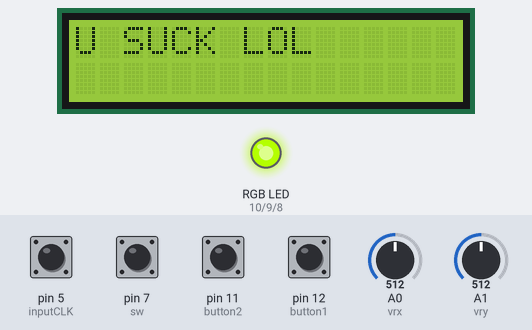
A sketch run on a simulated Arduino Uno, built with avr-gcc and run on an emulated ATmega328P. Shown: 16×2 character LCD, an RGB LED mixed from three pins (HIGH = lit). Inputs (shaded band) come from the test bench; at power-on: pin 5 (inputCLK), pin 7 (sw) HIGH, pin 11 (button2), pin 12 (button1) LOW, A0 (vrx) = 512, A1 (vry) = 512. What the sketch prints to the serial monitor is not drawn.

Above: at 1.2 s.
1.3 s: A0 (vrx) set to 0
At 1.96 s:
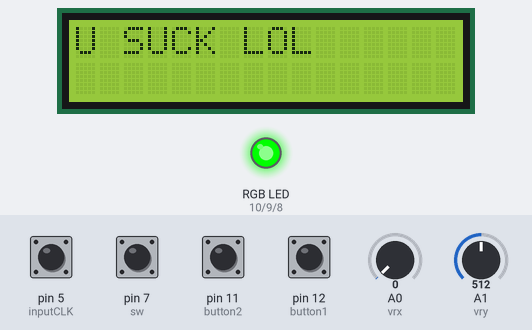
4.0 s: A1 (vry) set to 0
At 4.66 s:
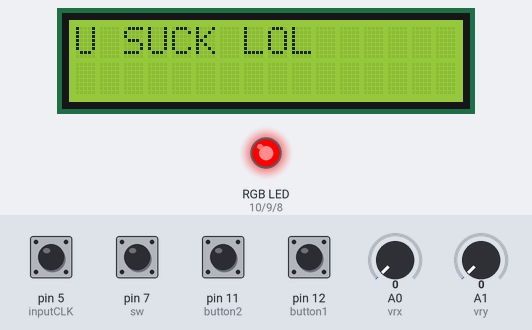
6.6 s: A0 (vrx) set to 122
At 9.48 s:
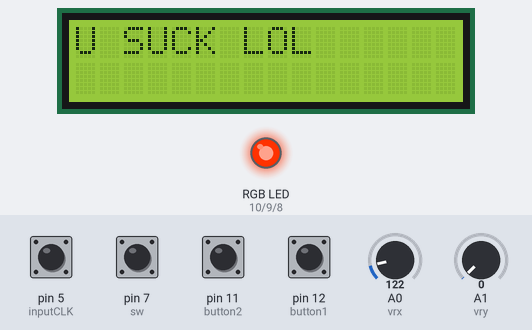
9.6 s: A1 (vry) set to 122
12.6 s: A0 (vrx) set to 1023
Timing chart, 0 to 15.7 s (numbered marks = the images above; inputs shaded):
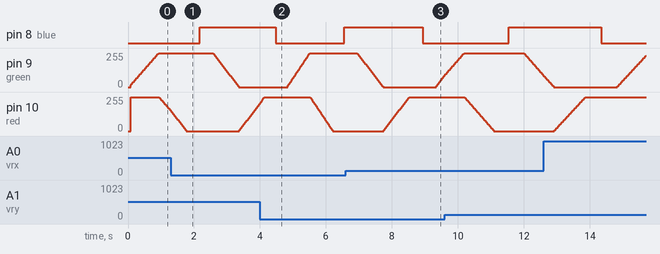

Measured:
- after the input at 4.0 s, pin 8 (blue): HIGH → LOW after 0.48 s instead of 0.56 s
- after the input at 6.6 s, pin 8 (blue): HIGH → LOW after 2.3 s instead of 2.0 s

The sketch:

main-version.ino
```cpp
#include <LiquidCrystal_I2C.h>
#include <Wire.h>

// Pins for the hardware
int inputCLK = 5;  // Rotary encoder CLK
int inputDT = 6;  // Rotary encoder DT
const int vrx = A0;  // Joystick VRX
const int vry = A1;  // Joystick VRY
const int sw = 7;  // Joystick SW
const int button1 = 12;  // Button Activation
const int button2 = 11;  // Button Activation
const int red = 10; // Red pin on RGB LED
const int green = 9;  // Green pin on RGB LED
const int blue = 8;  // Blue pin on RGB LED
int counter = 0;
int currentStateCLK;
int previousStateCLK;
int r = 255;
int g = 0;
int b = 0;

LiquidCrystal_I2C lcd = LiquidCrystal_I2C(0x27, 16, 2);

void setup() {
  Serial.begin(9600);
  pinMode(sw, INPUT_PULLUP);
  pinMode(button1, INPUT);
  pinMode(button2, INPUT);
  pinMode(red, OUTPUT);
  pinMode(green, OUTPUT);
  pinMode(blue, OUTPUT);
  pinMode(inputCLK, INPUT);
  pinMode(inputDT, INPUT);

  lcd.init();
  lcd.backlight();
  lcd.clear();
  lcd.setCursor(0, 0);
  lcd.print("U SUCK LOL");

  previousStateCLK = digitalRead(inputCLK);
}

void loop() {
  Serial.print(analogRead(vrx));
  Serial.print(' ');
  Serial.print(analogRead(vry));
  Serial.print(' ');
  Serial.print(digitalRead(sw));
  Serial.print(' ');
  Serial.print(digitalRead(button1));
  Serial.print(' ');
  Serial.print(digitalRead(button2));
  Serial.print(' ');

  analogWrite(red, r);
  analogWrite(green, g);
  analogWrite(blue, b);

  currentStateCLK = digitalRead(inputCLK);
  // TURN KNOB VERY SLOWLY
  if (currentStateCLK != previousStateCLK) {
    // the encoder is rotating counterclockwise
    if (digitalRead(inputDT) != currentStateCLK) {
      counter--;
    } else {
      // Encoder is rotating clockwise
      counter++;
    }
  }
  Serial.println(counter);
  previousStateCLK = currentStateCLK;

  if (r == 255 && g < 255 && b == 0) {
    g += 5;
  } else if (r > 0 && g == 255 && b == 0) {
    r -= 5;
  } else if (r == 0 && g == 255 && b < 255) {
    b += 5;
  } else if (r == 0 && g > 0 && b == 255) {
    g -= 5;
  } else if (r < 255 && g == 0 && b == 255) {
    r += 5;
  } else if (r == 255 && g == 0 && b > 0) {
    b -= 5;
  }
}
```
